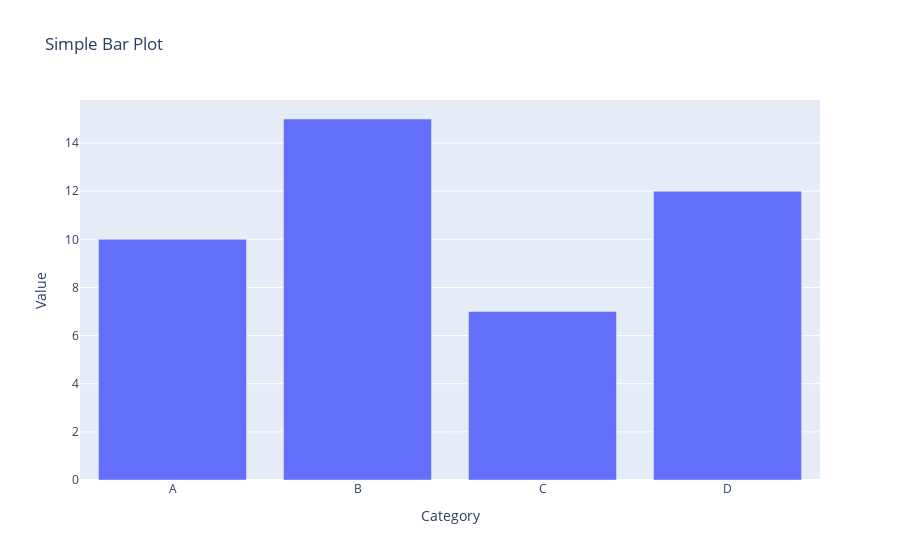

Notebook cell for this chart:
### Markdown cell above
### Q5.  Generate a bar plot using Plotly.

### Code cell
import plotly.graph_objects as go

# Sample data
categories = ['A', 'B', 'C', 'D']
values = [10, 15, 7, 12]

# Create a bar plot
fig = go.Figure(data=[go.Bar(x=categories, y=values)])

# Customize layout
fig.update_layout(
    title='Simple Bar Plot',
    xaxis_title='Category',
    yaxis_title='Value'
)

# Show the plot
fig.show()

### Figure 1 — Plotly figure (JSON) as saved in the notebook; plotly's stock layout.template omitted (floating-point values rounded to 4 significant figures)
{"data": [{"type": "bar", "x": ["A", "B", "C", "D"], "y": [10, 15, 7, 12]}], "layout": {"title": {"text": "Simple Bar Plot"}, "xaxis": {"title": {"text": "Category"}}, "yaxis": {"title": {"text": "Value"}}}}
